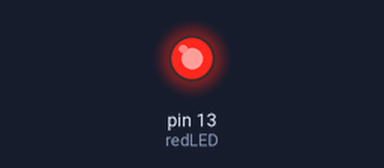
This sketch was run on a simulated Arduino Uno, built with avr-gcc and run on an emulated ATmega328P. Parts: output pins drawn as LEDs (lit = HIGH).

Above: at 1.8 s.
At 8.0 s:
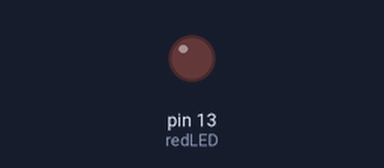
Timing chart, 0 to 12.0 s (numbered marks = the images above):
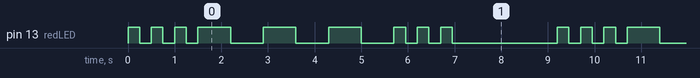

Measured:
- by itself, pin 13 (redLED): repeats every 9.2 s: 2 × (LOW 0.25 s, HIGH 0.25 s), LOW 0.25 s, 3 × (HIGH 0.70 s, LOW 0.70 s), 2 × (HIGH 0.25 s, LOW 0.25 s), HIGH 0.25 s, LOW 2.3 s, HIGH 0.25 s
- by itself, everything shown: repeats every 9.2 s, in 18 steps

The sketch:

LEDs.ino
```cpp
// Making a SOS using morse code

int redLED = 13;
int quickMorse = 250;
int slowMorse = 700;

void letterS()
{
    digitalWrite(redLED, HIGH);
    delay(quickMorse);
    digitalWrite(redLED, LOW);
    delay(quickMorse);

    digitalWrite(redLED, HIGH);
    delay(quickMorse);
    digitalWrite(redLED, LOW);
    delay(quickMorse);

    digitalWrite(redLED, HIGH);
    delay(quickMorse);
    digitalWrite(redLED, LOW);
    delay(quickMorse);
}

void letterO()
{
    digitalWrite(redLED, HIGH);
    delay(slowMorse);
    digitalWrite(redLED, LOW);
    delay(slowMorse);

    digitalWrite(redLED, HIGH);
    delay(slowMorse);
    digitalWrite(redLED, LOW);
    delay(slowMorse);

    digitalWrite(redLED, HIGH);
    delay(slowMorse);
    digitalWrite(redLED, LOW);
    delay(slowMorse);
}

void setup()
{
	pinMode(redLED, OUTPUT);
}

void loop()
{
    letterS();
    letterO();
    letterS();
    delay(2000);
}
```
